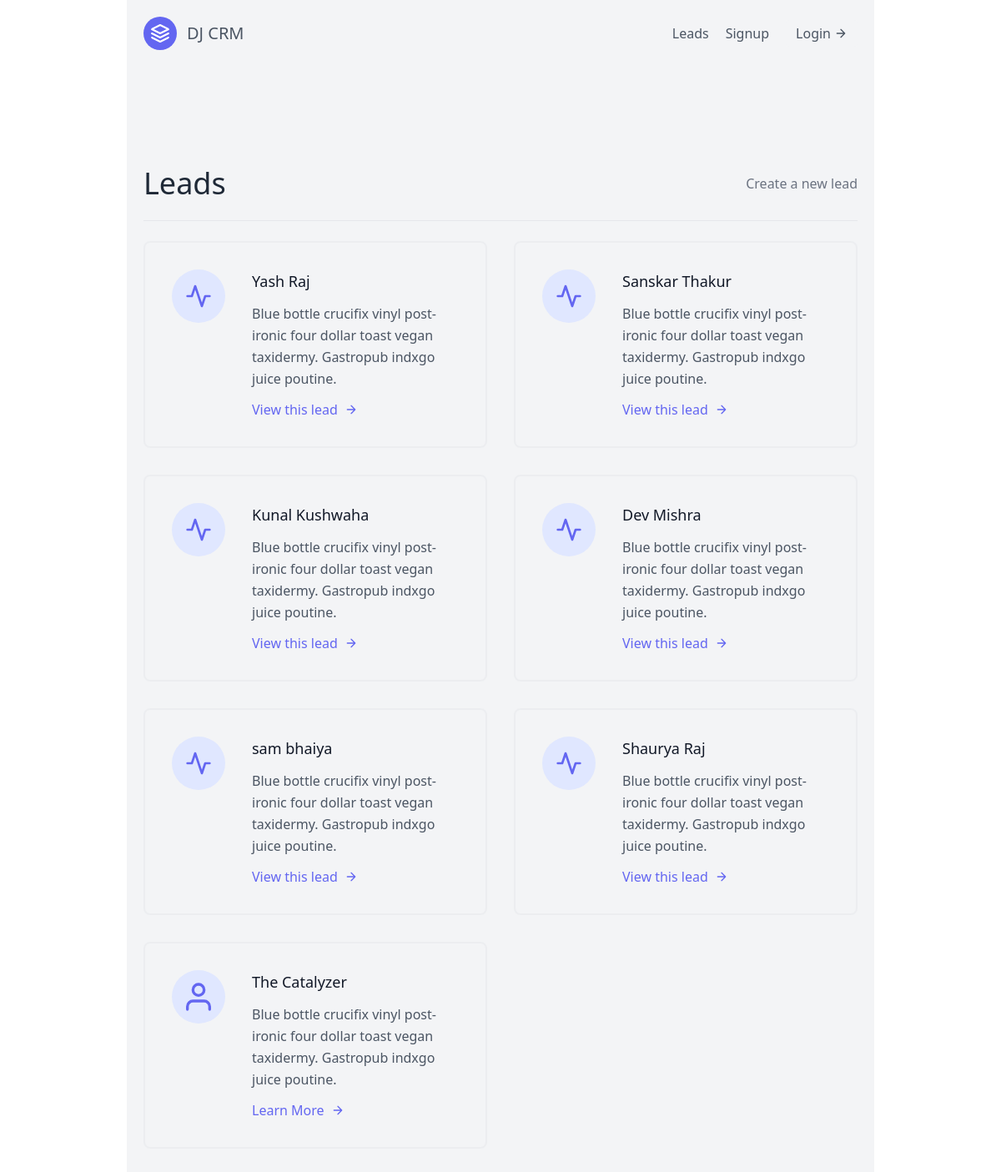
Page /leads/ on the earlier database version.
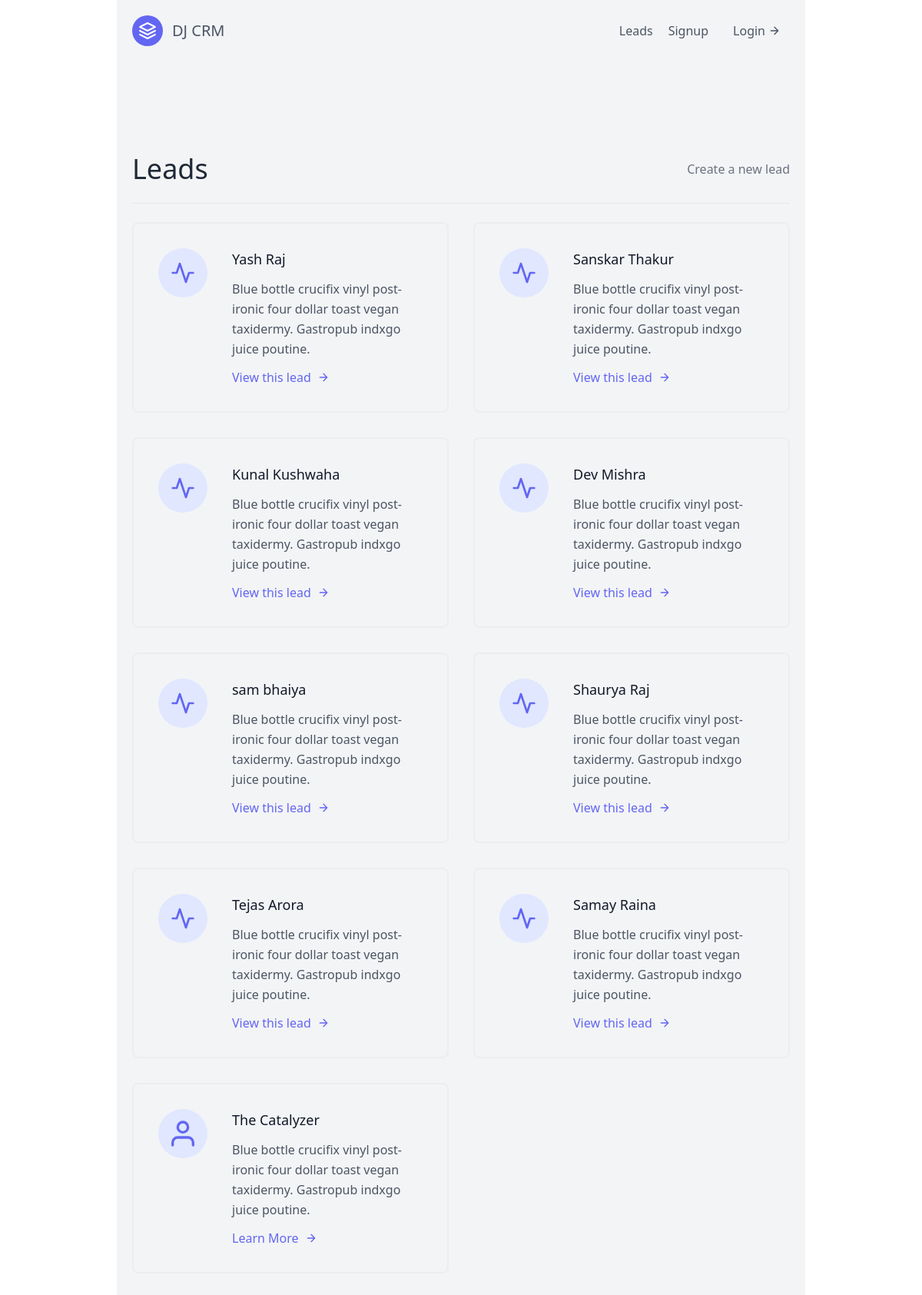
Same page on the later database version.
### leads/models.py (models this page shows, shortened)
class lead(models.Model):
  first_name = models.CharField(max_length=20)
  last_name = models.CharField(max_length=20)
  age = models.IntegerField(default=0)
  agent = models.ForeignKey("Agent", on_delete=models.CASCADE)

### leads/views.py (the view)
# urls.py: path('', LeadListView.as_view(), name="lead-list"),
class LeadListView(ListView):
   template_name="leads/lead_list.html"
   queryset = lead.objects.all() #here in function we need to create dictionary context but queryset is a defualt  context with name object_name.

### leads/templates/leads/lead_list.html (shortened to what this page needs)
{% extends "base.html" %}
{% block content %}
<section class="text-gray-600 body-font">
  <div class="container px-5 py-24 mx-auto flex flex-wrap">
      <div class="w-full mb-6 py-6 flex justify-between items-center border-b border-gray-200">
        <div>
          <h1 class="text-4xl text-gray-800">Leads</h1>
        </div>
        <div>
          <a class="text-gray-500 hover:text-blue-500" href= "{% url 'leads:lead-create' %}"> Create a new lead </a>
        </div>
      </div>
    <div class="flex flex-wrap -m-4">
       {% for lead in object_list %}
      <div class="p-4 lg:w-1/2 md:w-full">
        <div class="flex border-2 rounded-lg border-gray-200 border-opacity-50 p-8 sm:flex-row flex-col">
          <div class="w-16 h-16 sm:mr-8 sm:mb-0 mb-4 inline-flex items-center justify-center rounded-full bg-indigo-100 text-indigo-500 flex-shrink-0">
            <svg fill="none" stroke="currentColor" stroke-linecap="round" stroke-linejoin="round" stroke-width="2" class="w-8 h-8" viewBox="0 0 24 24">
              <path d="M22 12h-4l-3 9L9 3l-3 9H2"></path>
            </svg>
          </div>
          <div class="flex-grow">
            <h2 class="text-gray-900 text-lg title-font font-medium mb-3">
            {{ lead.first_name }} {{ lead.last_name }}
            </h2>
            <p class="leading-relaxed text-base">
            Blue bottle crucifix vinyl post-ironic four dollar toast vegan taxidermy. Gastropub indxgo juice poutine.</p>
            <a href="{% url 'leads:lead-detail' lead.pk %}" class="mt-3 text-indigo-500 inline-flex items-center">
            View this lead
              <svg fill="none" stroke="currentColor" stroke-linecap="round" stroke-linejoin="round" stroke-width="2" class="w-4 h-4 ml-2" viewBox="0 0 24 24">
                <path d="M5 12h14M12 5l7 7-7 7"></path>
              </svg>
            </a>
          </div>
        </div>
      </div>
      {% endfor %}
      <div class="p-4 lg:w-1/2 md:w-full">
        <div class="flex border-2 rounded-lg border-gray-200 border-opacity-50 p-8 sm:flex-row flex-col">
          <div class="w-16 h-16 sm:mr-8 sm:mb-0 mb-4 inline-flex items-center justify-center rounded-full bg-indigo-100 text-indigo-500 flex-shrink-0">
            <svg fill="none" stroke="currentColor" stroke-linecap="round" stroke-linejoin="round" stroke-width="2" class="w-10 h-10" viewBox="0 0 24 24">
              <path d="M20 21v-2a4 4 0 00-4-4H8a4 4 0 00-4 4v2"></path>
              <circle cx="12" cy="7" r="4"></circle>
            </svg>
          </div>
          <div class="flex-grow">
            <h2 class="text-gray-900 text-lg title-font font-medium mb-3">The Catalyzer</h2>
            <p class="leading-relaxed text-base">Blue bottle crucifix vinyl post-ironic four dollar toast vegan taxidermy. Gastropub indxgo juice poutine.</p>
            <a class="mt-3 text-indigo-500 inline-flex items-center">Learn More
              <svg fill="none" stroke="currentColor" stroke-linecap="round" stroke-linejoin="round" stroke-width="2" class="w-4 h-4 ml-2" viewBox="0 0 24 24">
                <path d="M5 12h14M12 5l7 7-7 7"></path>
              </svg>
            </a>
          </div>
        </div>
      </div>
    </div>
  </div>
</section>
{% endblock content %}

### templates/base.html (shortened to what this page needs)
{% load static %}
<!DOCTYPE html>
<html>
  <head>
    <link rel="stylesheet" href="">
    <link hred = "{% static '/static/css/styles.css' %}" rel="stylesheet">
    <script src="https://cdn.tailwindcss.com"></script>
  </head>
  <body>
    <div class="max-w-4xl mx-auto bg-gray-100">
      {% include "navbar.html" %}
      {% block content %}
      {% endblock content %}
    </div>
  </body>
</html>

### templates/navbar.html
<header class="text-gray-600 body-font">
  <div class="container mx-auto flex flex-wrap p-5 flex-col md:flex-row items-center">
    <a class="flex title-font font-medium items-center text-gray-900 mb-4 md:mb-0">
      <svg xmlns="http://www.w3.org/2000/svg" fill="none" stroke="currentColor" stroke-linecap="round" stroke-linejoin="round" stroke-width="2" class="w-10 h-10 text-white p-2 bg-indigo-500 rounded-full" viewBox="0 0 24 24">
        <path d="M12 2L2 7l10 5 10-5-10-5zM2 17l10 5 10-5M2 12l10 5 10-5"></path>
      </svg>
      <a href = "/leads"
      <span class="ml-3 text-xl">DJ CRM</span>
    </a>
    <nav class="md:ml-auto flex flex-wrap items-center text-base justify-center">
      <a href = "{% url 'leads:lead-list' %}" class="mr-5 hover:text-gray-900">Leads</a>
      {% if not request.user.is_authenticated %}
      <a href='{% url 'signup' %}' class="mr-5 hover:text-gray-900">Signup</a>
      {% endif %}
    </nav>
    {% if request.user.is_authenticated %}
    logged in as: {{ request.user.username }}
      <a href='{% url 'logout' %}' class="ml-3 inline-flex items-center bg-gray-100 border-0 py-1 px-3 focus:outline-none hover:bg-gray-200 rounded text-base mt-4 md:mt-0">
      Logout
        <svg fill="none" stroke="currentColor" stroke-linecap="round" stroke-linejoin="round" stroke-width="2" class="w-4 h-4 ml-1" viewBox="0 0 24 24">
          <path d="M5 12h14M12 5l7 7-7 7"></path>
        </svg>
      </a>
    {% else %}
    <a href='{% url 'login' %}' class="inline-flex items-center bg-gray-100 border-0 py-1 px-3 focus:outline-none hover:bg-gray-200 rounded text-base mt-4 md:mt-0">
    Login
      <svg fill="none" stroke="currentColor" stroke-linecap="round" stroke-linejoin="round" stroke-width="2" class="w-4 h-4 ml-1" viewBox="0 0 24 24">
        <path d="M5 12h14M12 5l7 7-7 7"></path>
      </svg>
    </a>
    {% endif %}
  </div>
</header>

Differences in the rows shown:
added lead: first_name "Tejas", last_name "Arora"
added lead: first_name "Samay", last_name "Raina"
